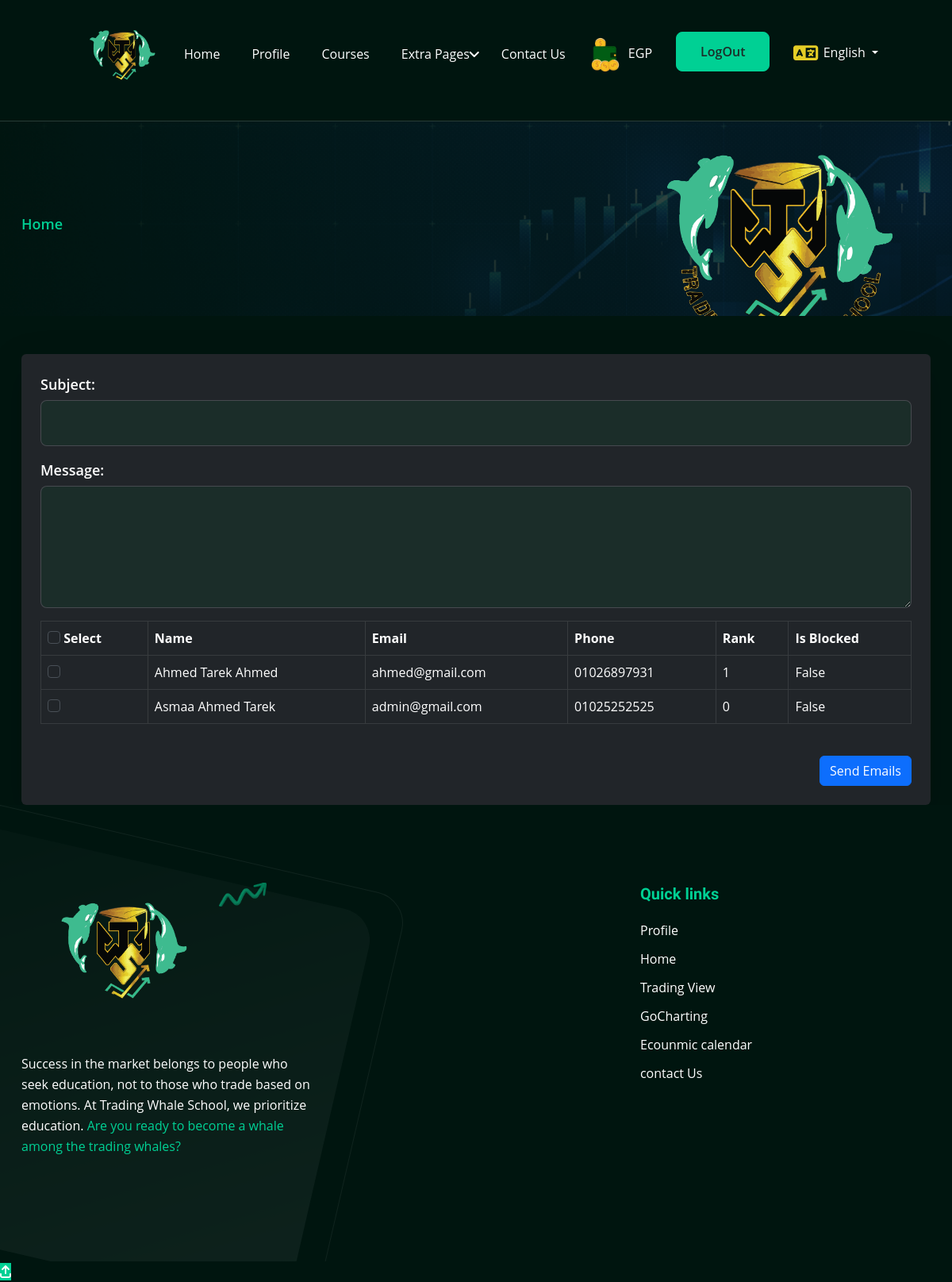
Screenshot of /en/send_emails with the database file from the repository.
### users/models.py (models this page shows, shortened)
class CustomUser(AbstractBaseUser,PermissionsMixin):
    phone = models.CharField(max_length=25)
    email = models.EmailField(unique=True)
    create_by = models.ForeignKey('self', on_delete=models.SET_NULL, null=True, blank=True)
    create_at = models.DateTimeField(default=timezone.now)
    ended_at = models.DateTimeField(null=True,blank=True)
    is_blocked = models.BooleanField(default=False)
    has_right_sign = models.BooleanField(default=False)
    is_active = models.BooleanField(default=True)
    is_staff = models.BooleanField(default=False)
    is_superuser = models.BooleanField(default=False)
    has_landpage= models.BooleanField(default=False)
    objects = CustomUserManager()
    USERNAME_FIELD = 'email'
    REQUIRED_FIELDS = ['phone']
    class Meta:
        ordering = ['id']

### accounts/models.py (models this page shows, shortened)
class Profile(models.Model):
    user=models.OneToOneField(CustomUser,on_delete=models.CASCADE)
    membership=models.ForeignKey(MemberShip,on_delete=models.CASCADE)
    name=models.CharField(max_length=100)
    address=models.CharField(max_length=100)
    birth_date=models.CharField(null=True,blank=True ,max_length=100)
    coin=models.IntegerField(default=0)
    image=models.ImageField(upload_to='static/users/',null=True,blank=True)
    price=models.FloatField(default=0)
    marketing_avilable=models.BooleanField(default=False)
    rank=models.IntegerField(default=0)
    number=models.IntegerField(default=0)
    no_time=models.BooleanField(default=False)
    class Meta:
        ordering = ['id']

### home/views.py (the view, shortened to what this page needs)
# urls.py: path('en/send_emails',views.send_emails,name='send_emails'),
def send_emails(request):
    users = CustomUser.objects.all()
    context = {
        'users': users,
    }
    return render(request, 'emails.html', context)

### home/templates/emails.html (shortened to what this page needs)
{% extends 'base.html' %}
{% load static %}
{% block body %}
  <section class="page-header bg--cover" style="background-image:url({% static 'assets/images/header/1.png' %})">
    <div class="container">
      <div class="page-header__content" data-aos="fade-right" data-aos-duration="1000">
        <nav aria-label="breadcrumb">
          <ol class="breadcrumb mb-0">
            <li class="breadcrumb-item"><a href="{% url 'home:home' %}">Home</a></li>
          </ol>
        </nav>
      </div>
      <div class="page-header__shape">
        <span class="page-header__shape-item page-header__shape-item--1">
          <img src="{% static 'assets/images/logo/logo.png' %}" alt="shape-icon">
        </span>
      </div>
    </div>
  </section>
  <div class="container mt-5">
    <form method="post" action="{% url 'home:send_emails' %}" class="shadow-lg p-4 bg-dark text-light rounded">
      <div class="mb-3">
        <label for="subject" class="form-label">Subject:</label>
        <input type="text" name="subject" id="subject" class="form-control" required>
      </div>
      <div class="mb-3">
        <label for="message" class="form-label">Message:</label>
        <textarea name="message" id="message" rows="5" class="form-control" required></textarea>
      </div>
      <div class="table-responsive mb-4">
        <table class="table table-hover table-dark table-bordered">
          <thead class="thead-light">
            <tr>
              <th scope="col">
                <input type="checkbox" name="selectAll" id="selectAll" class="form-check-input">
                Select
              </th>
              <th scope="col">Name</th>
              <th scope="col">Email</th>
              <th scope="col">Phone</th>
              <th scope="col">Rank</th>
              <th scope="col">Is Blocked</th>
            </tr>
          </thead>
          <tbody>
            {% for user in users %}
            <tr>
              <td>
                <input type="checkbox" name="recipients" value="{{ user.id }}" class="form-check-input">
              </td>
              <td>{{ user.profile.name }}</td>
              <td>{{ user.email }}</td>
              <td>{{ user.phone }}</td>
              <td>{{ user.profile.rank }}</td>
              <td>{{ user.is_blocked }}</td>
            </tr>
            {% endfor %}
          </tbody>
        </table>
      </div>
      <div class="text-end">
        <button type="submit" class="btn btn-primary">Send Emails</button>
      </div>
    </form>
  </div>
{% endblock %}

### rows the page displays
CustomUser: profile.name "Ahmed Tarek Ahmed", email "ahmed@gmail.com", phone "01026897931", profile.rank "1", is_blocked "False"
CustomUser: profile.name "Asmaa Ahmed Tarek", email "admin@gmail.com", phone "01025252525", profile.rank "0", is_blocked "False"
